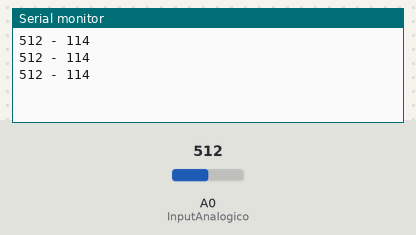
This sketch was run on a simulated Arduino Uno, built with avr-gcc and run on an emulated ATmega328P. Parts: the last lines printed to the serial monitor. Inputs (shaded band) come from the test bench; at power-on: A0 (InputAnalogico) = 512.

Above: at 1.3 s.
1.4 s: A0 (InputAnalogico) set to 716
At 1.9 s:
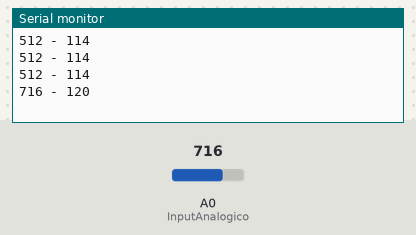
2.9 s: A0 (InputAnalogico) set to 900
At 3.4 s:
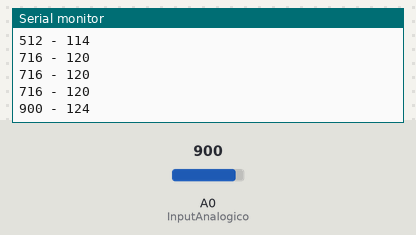
Timing chart, 0 to 5.9 s (numbered marks = the images above; inputs shaded):
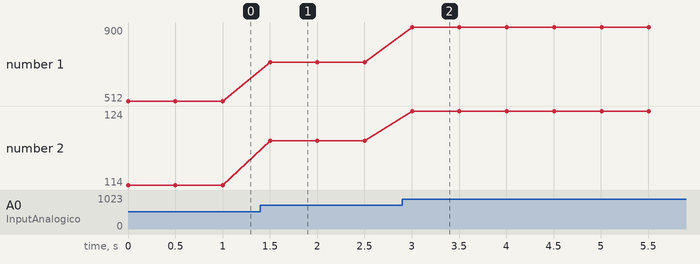

Measured:
- after the input at 1.4 s, the serial monitor: prints a new line after 0.10 s (image 1)
- after the input at 2.9 s, the serial monitor: prints a new line after 0.10 s (image 2)
- plotted number 1: 512 → 716 after the input at 1.4 s, 716 → 900 after the input at 2.9 s
- plotted number 2: 114 → 120 after the input at 1.4 s, 120 → 124 after the input at 2.9 s

The sketch:

soundsensor.ino
```cpp
#include <math.h>
#define InputAnalogico A0

void setup(){
   Serial.begin(9600); // Inizializzo la comunicazione a 9600
}

void loop(){
   int value = analogRead(InputAnalogico); // Inserisco il valore della lettura dell'input analogico sull'intero ValoreSensore
   int sound = 16.801 * log(value) + 9.872;
   Serial.print(value); // Scrivo sullo schermo il valore del sensore in numeri decimali
   Serial.print(" - ");
   Serial.println(sound);
   delay(500);
}
```
